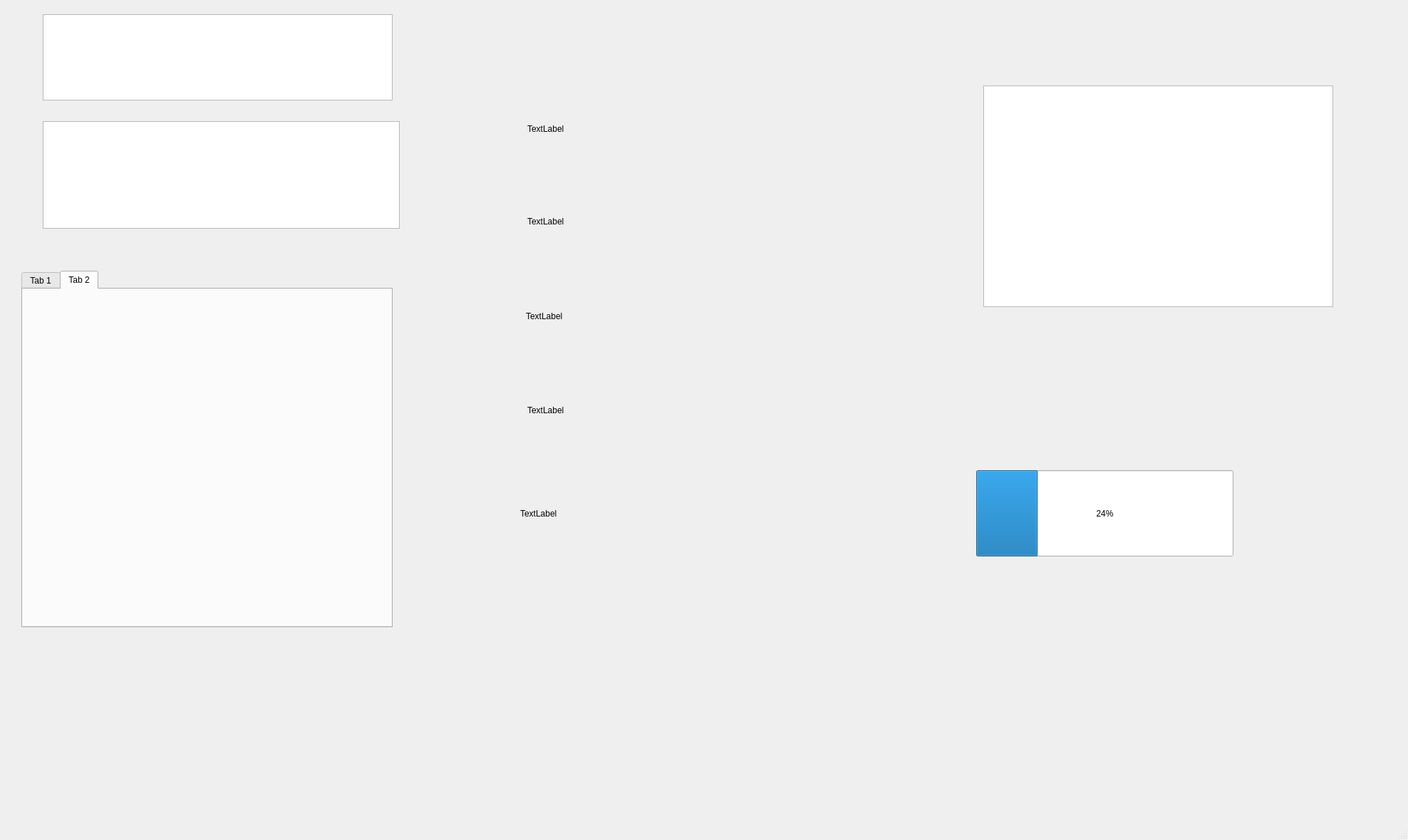
<?xml version="1.0" encoding="UTF-8"?>
<ui version="4.0">
 <class>MainWindow</class>
 <widget class="QMainWindow" name="MainWindow">
  <property name="geometry">
   <rect>
    <x>0</x>
    <y>0</y>
    <width>1976</width>
    <height>1179</height>
   </rect>
  </property>
  <property name="windowTitle">
   <string>MainWindow</string>
  </property>
  <widget class="QWidget" name="centralwidget">
   <widget class="QTextEdit" name="cpu_rate">
    <property name="geometry">
     <rect>
      <x>60</x>
      <y>20</y>
      <width>491</width>
      <height>121</height>
     </rect>
    </property>
   </widget>
   <widget class="QTextEdit" name="label_CurrentTime">
    <property name="geometry">
     <rect>
      <x>60</x>
      <y>170</y>
      <width>501</width>
      <height>151</height>
     </rect>
    </property>
   </widget>
   <widget class="QProgressBar" name="progressBar_RAM">
    <property name="geometry">
     <rect>
      <x>1370</x>
      <y>660</y>
      <width>361</width>
      <height>121</height>
     </rect>
    </property>
    <property name="value">
     <number>24</number>
    </property>
   </widget>
   <widget class="QTabWidget" name="tabWidget_INFO">
    <property name="geometry">
     <rect>
      <x>30</x>
      <y>380</y>
      <width>521</width>
      <height>501</height>
     </rect>
    </property>
    <property name="currentIndex">
     <number>1</number>
    </property>
    <widget class="QWidget" name="list">
     <attribute name="title">
      <string>Tab 1</string>
     </attribute>
    </widget>
    <widget class="QWidget" name="tab_2">
     <attribute name="title">
      <string>Tab 2</string>
     </attribute>
    </widget>
   </widget>
   <widget class="QLabel" name="label_runningtime">
    <property name="geometry">
     <rect>
      <x>740</x>
      <y>130</y>
      <width>311</width>
      <height>101</height>
     </rect>
    </property>
    <property name="text">
     <string>TextLabel</string>
    </property>
   </widget>
   <widget class="QLabel" name="label_hostname">
    <property name="geometry">
     <rect>
      <x>740</x>
      <y>260</y>
      <width>291</width>
      <height>101</height>
     </rect>
    </property>
    <property name="text">
     <string>TextLabel</string>
    </property>
   </widget>
   <widget class="QLabel" name="label_boottime">
    <property name="geometry">
     <rect>
      <x>738</x>
      <y>393</y>
      <width>291</width>
      <height>101</height>
     </rect>
    </property>
    <property name="text">
     <string>TextLabel</string>
    </property>
   </widget>
   <widget class="QLabel" name="label_CPUType">
    <property name="geometry">
     <rect>
      <x>740</x>
      <y>540</y>
      <width>301</width>
      <height>71</height>
     </rect>
    </property>
    <property name="text">
     <string>TextLabel</string>
    </property>
   </widget>
   <widget class="QLabel" name="label_SystemVersion">
    <property name="geometry">
     <rect>
      <x>730</x>
      <y>670</y>
      <width>331</width>
      <height>101</height>
     </rect>
    </property>
    <property name="text">
     <string>TextLabel</string>
    </property>
   </widget>
   <widget class="QListWidget" name="listWidget_process">
    <property name="geometry">
     <rect>
      <x>1380</x>
      <y>120</y>
      <width>491</width>
      <height>311</height>
     </rect>
    </property>
   </widget>
  </widget>
  <widget class="QMenuBar" name="menubar">
   <property name="geometry">
    <rect>
     <x>0</x>
     <y>0</y>
     <width>1976</width>
     <height>48</height>
    </rect>
   </property>
  </widget>
  <widget class="QStatusBar" name="statusbar"/>
 </widget>
 <resources/>
 <connections/>
</ui>
